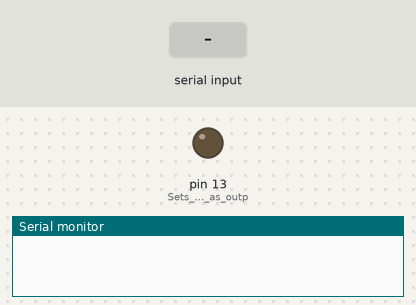
Simulated run of this sketch. Board: Arduino Uno, built with avr-gcc and run on an emulated ATmega328P. Parts: output pins drawn as LEDs (lit = HIGH), the last lines printed to the serial monitor. The test bench sets the inputs (shaded band).

Above: at 1.2 s.
1.3 s: "1\n" received over Serial
At 2.5 s:
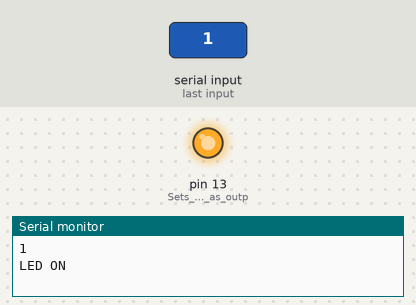
2.8 s: byte 48 ('0') received over Serial
At 3.6 s:
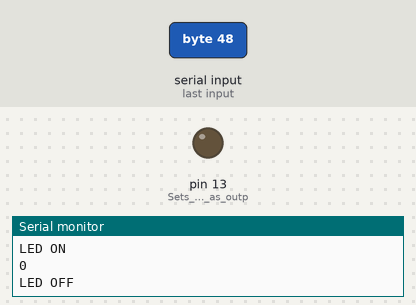
Timing chart, 0 to 5.8 s (numbered marks = the images above; inputs shaded):
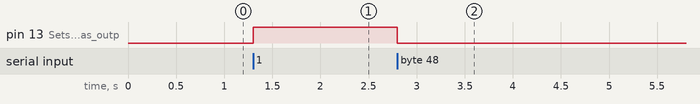

The sketch:

BluetoothLED.ino
```cpp
/*Bluetooth LED
  This code turns internal LED 'ON' when signal is sent from a phone via bluetooth

  LED_BUILTIN denotes the internal LED of any Arduino
*/
char data = 0;  //Variable for storing received data
void setup()  //Mandatory function required in all 'sketches', runs only once after Arduino is switched ON
{
  Serial.begin(9600); //Sets the data rate in bits per second (baud rate) for serial data transmission
  pinMode(LED_BUILTIN, OUTPUT); //Sets built-in LED as output pin
}

void loop()  //Mandatory function required in all 'sketches', runs forever till Arduino is switched OFF
{
  if(Serial.available() > 0)  //Makes sure data from bluetoth TX can be received
  {
    data = Serial.read(); //Read the incoming data and store it into variable data
    Serial.print(data); //Print value inside data in Serial monitor

    Serial.print("\n"); //New line

    if(data == '1') //Checks whether value of data is equal to 1
    {
      Serial.print("LED ON\n"); //Prints string in Serial Monitor
      digitalWrite(LED_BUILTIN, HIGH);  //If value is 1 then LED turns ON
    }
    else if(data == '0')  //Checks whether value of data is equal to 0
    {
       Serial.print("LED OFF\n"); //Prints string in Serial Monitor
      digitalWrite(LED_BUILTIN, LOW); //If value is 0 then LED turns OFF
    }
  }
}
```

Measured:
- after the input at 1.3 s, pin 13 (Sets_built-in_LED_as_outp): LOW → HIGH at once
- after the input at 2.8 s, pin 13 (Sets_built-in_LED_as_outp): HIGH → LOW at once
